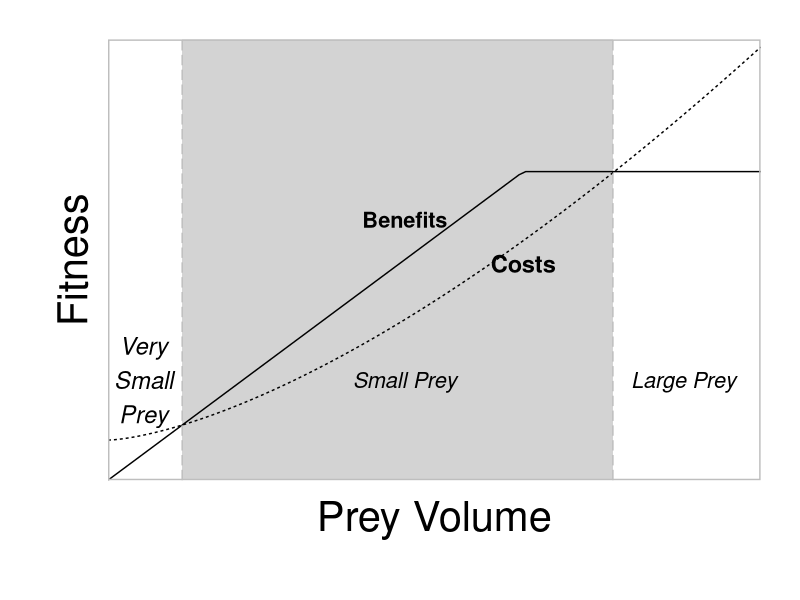

Recreate this plot in R.
# TODO: Add comment
# 
# Author: user
###############################################################################

# good website with dets how to draw functions with ggplot
#https://kohske.wordpress.com/2010/12/25/draw-function-without-data-in-ggplot2/

library(ggplot2)
library(grid)
library(Cairo) # not sure if i need this

mytheme <-theme_bw(base_size=30)  + theme(legend.position="none", plot.title = element_text(vjust=2), panel.margin= unit(0.75, "lines"), 
		axis.title.y = element_text(vjust=0), plot.margin=unit(c(1,1,1.5,1.2),"cm"),  axis.ticks = element_blank(), 
		panel.grid.major = element_blank(), panel.grid.minor = element_blank(), axis.text.y = element_blank(), axis.text.x = element_blank(),
		panel.border = element_rect(fill = NA, colour = "grey", linetype=1, size = 1)) +  theme(strip.background = element_rect(fill = 'white'))


## good constants chosen to illistrate my point!

A = 0.85
CostZero = 0.10
CostFun = function(x)(A * x ^(3/2)) + CostZero

BenConst = 1.1
LmInput = 0.7

BenFun = function(x)ifelse(x > LmInput, (LmInput * BenConst), (x * BenConst))
pMin = 0.125
pMax = 0.851

setEPS()
	
#pdf("RuthEcuador2013/BoxFeedingTrials/Graphs/ModelGraph.pdf", width =10, height =10, unit)

postscript("RuthEcuador2013/BoxFeedingTrials/Graphs/ModelGraph.eps",width =10, height =10)

#postscript is the other option but can't find way to increase resolution
# CairoPS but makes PS files not eps files
#http://thepoliticalmethodologist.com/2013/11/25/making-high-resolution-graphics-for-academic-publishing/

ggplot(data.frame(x=c(0, 1.1)), aes(x)) +  annotate("rect", xmin = pMin, xmax= pMax, ymin = 0, ymax = 1.1, fill = "light grey") +
		stat_function(fun=CostFun, aes(linetype = "Cost")) + stat_function(fun = BenFun, aes(linetype = "Benefit")) +
		xlab("Prey Volume") + ylab("Fitness") + geom_vline(xintercept = pMax, linetype = 5, colour = "grey") + 
		geom_vline(xintercept = pMin, linetype = 5, colour = "grey") + mytheme   +
		scale_x_continuous(expand = c(0, 0)) + scale_y_continuous(expand = c(0, 0)) + annotate("text", x = 0.7, y = 0.54, label = "Costs", fontface = "bold", size = 6) + 
		annotate("text", x = 0.06, y = 0.25, label = "Very\nSmall\nPrey", size = 6, fontface= 'italic') + 
		annotate("text", x = 0.5, y = 0.25, label = "Small Prey", size = 5.5, fontface= 'italic') +
		annotate("text", x = 0.97, y = 0.25, label = "Large Prey", size = 5.5, fontface= 'italic') +
		annotate("text", x = 0.5, y = 0.65, label = "Benefits", fontface = "bold", size = 5.5)
		
#+ annotate("text", x = 0.115, y = 0.03, label = "PS min", size = 3.5 ) + annotate("text", x = 0.72, y = 0.03, label = "PS max", size = 3.5)
dev.off()
